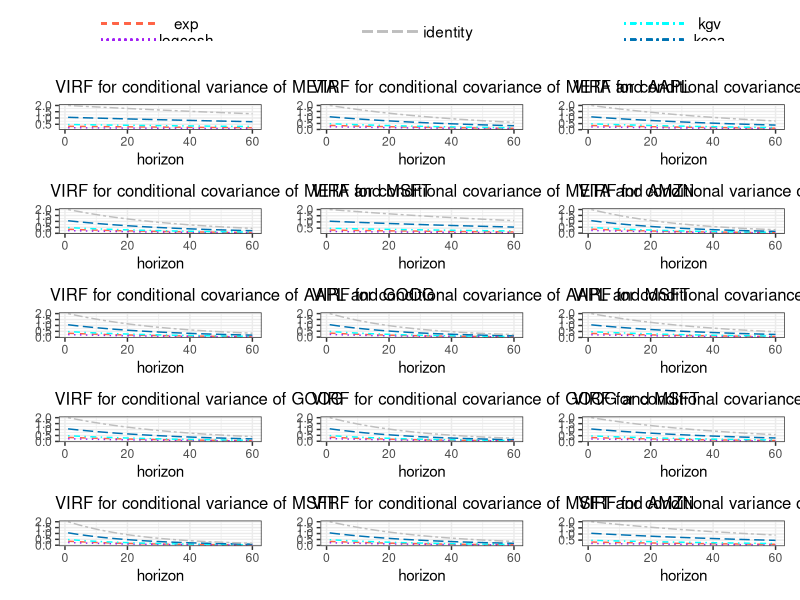
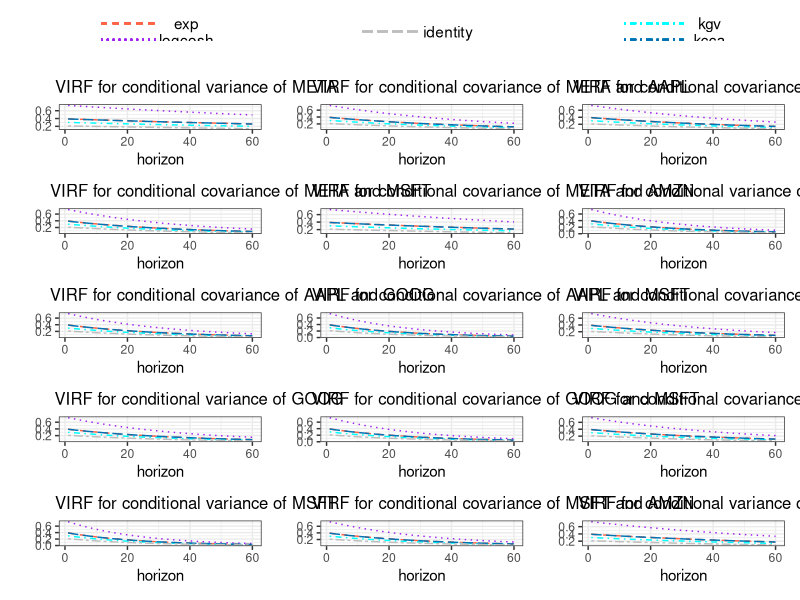
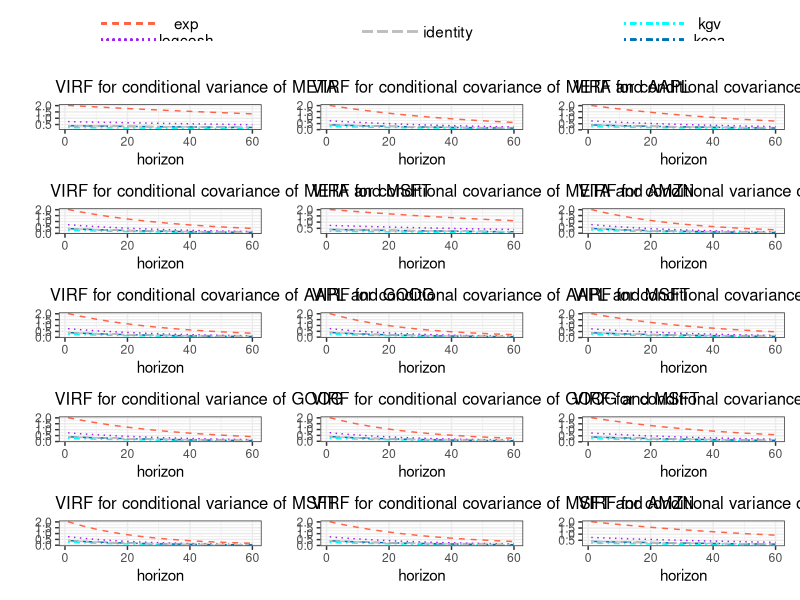
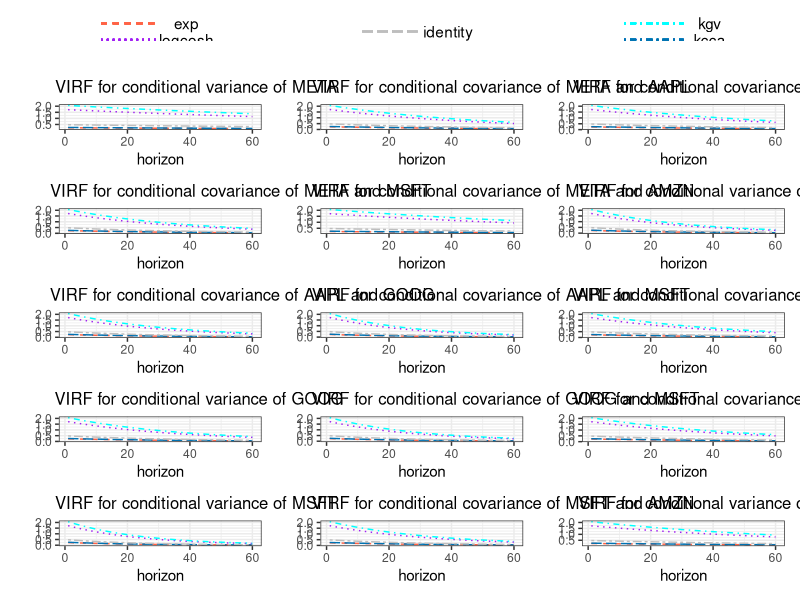
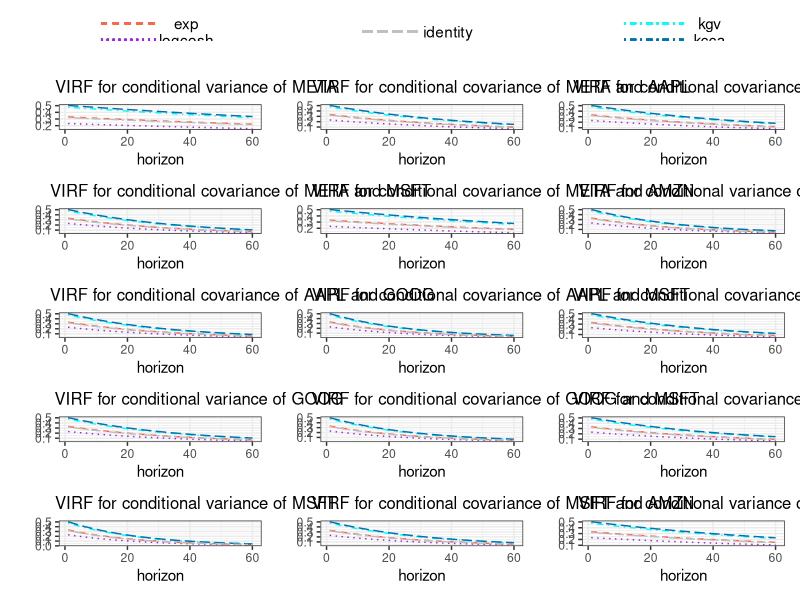

Reproduce these figures in R, in order.
## ---- chunk 1
knitr::opts_chunk$set(echo = FALSE, cache = FALSE, comment = "", include = TRUE, warning = FALSE, message = FALSE, fig.align="center")

#setwd("E:/DOCUMENTS/CIVILE/BELGIQUE/MASTER_UCL/LSBA_2021/DATS2M/DATA_SCIENCE/BLOC_2_Bis/LDATS2840_MEMOIRE_DATA_SCIENCE/PROGRAMMING/R_thesis")

require(knitr)
require(ggplot2)
require(patchwork)
## ---- chunk 2

mydata_virf <- read.csv("mydata_virf.csv", row.names = 1)

thedata <- read.csv("thedata.csv", row.names = 1)

thedataAAPL <- read.csv("thedataAAPL.csv", row.names = 1)

thedataAMZN <- read.csv("thedataAMZN.csv", row.names = 1)

thedataGOOG <- read.csv("thedataGOOG.csv", row.names = 1)

thedataMSFT <- read.csv("thedataMSFT.csv", row.names = 1)


mycolnames <- c("VIRF for conditional variance of META", 
                "VIRF for conditional covariance of META and AAPL",
                "VIRF for conditional covariance of META and GOOG",
                "VIRF for conditional covariance of META and MSFT",
                "VIRF for conditional covariance of META and AMZN",
                "VIRF for conditional variance of AAPL",
                "VIRF for conditional covariance of AAPL and GOOG",
                "VIRF for conditional covariance of AAPL and MSFT",
                "VIRF for conditional covariance of AAPL and AMZN",
                "VIRF for conditional variance of GOOG", 
                "VIRF for conditional covariance of GOOG and MSFT",
                "VIRF for conditional covariance of GOOG and AMZN",
                "VIRF for conditional variance of MSFT",
                "VIRF for conditional covariance of MSFT and AMZN",
                "VIRF for conditional variance of AMZN" )
the_names <- colnames(mydata_virf)


myfunction_virf <- function(data = thedata, 
                            y_name = "META", 
                            titre = "VIRF for conditional variance of META" ){
  
  y <- c(paste0(y_name, "_exp"), paste0(y_name, "_logcosh"), 
         paste0(y_name, "_kgv"), paste0(y_name, "_kcca"), 
         paste0(y_name, "_identity"))
  
  l1 <- ggplot(data, aes(x = .data[["horizon"]]))+
    geom_line(aes(y = .data[[y[1]]]), colour = "tomato", linetype = 2)+
    geom_line(aes(y = .data[[y[2]]]), colour = "purple", linetype = 3)+
    geom_line(aes(y = .data[[y[3]]]), colour = "cyan", linetype = 4)+
    geom_line(aes(y = .data[[y[4]]]), colour = "#0072B2", linetype = 5)+
    geom_line(aes(y = .data[[y[5]]]), colour = "grey", linetype = 6)+
    labs(title = titre,  y = "", x = "horizon")+
    theme_bw()+
    theme(plot.title = element_text(size = 12, hjust = 0.05))


  l1
  
}

l1 <- myfunction_virf(y=the_names[1], titre = mycolnames[1])

l2 <- myfunction_virf(y=the_names[2], titre = mycolnames[2])

l3 <- myfunction_virf(y=the_names[3], titre = mycolnames[3])

l4 <- myfunction_virf(y=the_names[4], titre = mycolnames[4])

l5 <- myfunction_virf(y=the_names[5], titre = mycolnames[5])

l6 <- myfunction_virf(y=the_names[6], titre = mycolnames[6])

l7 <- myfunction_virf(y=the_names[7], titre = mycolnames[7])

l8 <- myfunction_virf(y=the_names[8], titre = mycolnames[8])

l9 <- myfunction_virf(y=the_names[9], titre = mycolnames[9])

l10 <- myfunction_virf(y=the_names[10], titre = mycolnames[10])

l11 <- myfunction_virf(y=the_names[11], titre = mycolnames[11])

l12 <- myfunction_virf(y=the_names[12], titre = mycolnames[12])

l13 <- myfunction_virf(y=the_names[13], titre = mycolnames[13])

l14 <- myfunction_virf(y=the_names[14], titre = mycolnames[14])

l15 <- myfunction_virf(y=the_names[15], titre = mycolnames[15])

m1 <- ggplot(thedata, aes(x = "horizon"))+
    geom_segment(x = 0.25, xend = 0.7, y =0.07 , yend =0.07, colour = "tomato", linetype = 2)+
  annotate("text", label = "exp", x = 0.9, y = 0.07)+
    geom_segment(x = 0.25, xend = 0.7, y =0.00 , yend =0, colour = "purple", linetype = 3)+
  annotate("text", label = "logcosh", x = 0.9, y = 0.0)+      
      theme_minimal()+
 xlim(c(0,1.4))+
  ylim(c(0, 0.1))+
  labs(x = "", y = "")+
  theme(axis.text = element_blank(),
        panel.border = element_blank(),
        axis.ticks = element_blank(),
        panel.grid.major.y = element_blank(),
        panel.grid.minor.y = element_blank(),
        panel.grid.major.x = element_blank(),
        panel.grid.minor.x = element_blank())


le <- ggplot(thedata, aes(x = "horizon"))+
    
  theme_minimal()+
    
      geom_segment(x = 0.25, xend = 0.7, y =0.035 , yend =0.035, colour = "grey", linetype = 5)+
  annotate("text", label = "identity", x = 0.9, y = 0.035)+
 xlim(c(0,1.4))+
  ylim(c(0, 0.1))+
  labs(x = "", y = "")+
  theme(axis.text = element_blank(),
        panel.border = element_blank(),
        axis.ticks = element_blank(),
        panel.grid.major.y = element_blank(),
        panel.grid.minor.y = element_blank(),
        panel.grid.major.x = element_blank(),
        panel.grid.minor.x = element_blank())


m2 <- ggplot(thedata, aes(x = "horizon"))+
    
  geom_segment(x = 0.25, xend = 0.7, y =0.07 , yend =0.07, colour = "cyan", linetype = 4)+
  annotate("text", label = "kgv", x = 0.9, y = 0.07)+
  theme_minimal()+
    geom_segment(x = 0.25, xend = 0.7, y =0.00 , yend =0, colour = "#0072B2", linetype = 4)+
  annotate("text", label = "kcca", x = 0.9, y = 0.0)+
 xlim(c(0,1.4))+
  ylim(c(0, 0.1))+
  labs(x = "", y = "")+
  theme(axis.text = element_blank(),
        panel.border = element_blank(),
        axis.ticks = element_blank(),
        panel.grid.major.y = element_blank(),
        panel.grid.minor.y = element_blank(),
        panel.grid.major.x = element_blank(),
        panel.grid.minor.x = element_blank())


 m1 + le + m2 + l1 + l2 + l3 + l4 + l5 + l6 + l7 + l8 + l9 + l10 + l11 + l12 + l13 + l14 + l15 + plot_layout(nrow = 6, ncol = 3) 


## ---- chunk 3


a1 <- myfunction_virf(data = thedataAAPL, y=the_names[1], titre = mycolnames[1])

a2 <- myfunction_virf(data = thedataAAPL, y=the_names[2], titre = mycolnames[2])

a3 <- myfunction_virf(data = thedataAAPL, y=the_names[3], titre = mycolnames[3])

a4 <- myfunction_virf(data = thedataAAPL, y=the_names[4], titre = mycolnames[4])

a5 <- myfunction_virf(data = thedataAAPL, y=the_names[5], titre = mycolnames[5])

a6 <- myfunction_virf(data = thedataAAPL, y=the_names[6], titre = mycolnames[6])

a7 <- myfunction_virf(data = thedataAAPL, y=the_names[7], titre = mycolnames[7])

a8 <- myfunction_virf(data = thedataAAPL, y=the_names[8], titre = mycolnames[8])

a9 <- myfunction_virf(data = thedataAAPL, y=the_names[9], titre = mycolnames[9])

a10 <- myfunction_virf(data = thedataAAPL, y=the_names[10], titre = mycolnames[10])

a11 <- myfunction_virf(data = thedataAAPL, y=the_names[11], titre = mycolnames[11])

a12 <- myfunction_virf(data = thedataAAPL, y=the_names[12], titre = mycolnames[12])

a13 <- myfunction_virf(data = thedataAAPL, y=the_names[13], titre = mycolnames[13])

a14 <- myfunction_virf(data = thedataAAPL, y=the_names[14], titre = mycolnames[14])

a15 <- myfunction_virf(data = thedataAAPL, y=the_names[15], titre = mycolnames[15])


 m1 + le + m2 + a1 + a2 + a3 + a4 + a5 + a6 + a7 + a8 + a9 + a10 + a11 + a12 + a13 + a14 + a15 + plot_layout(nrow = 6, ncol = 3)
## ---- chunk 4


t1 <- myfunction_virf(data = thedataGOOG, y=the_names[1], titre = mycolnames[1])

t2 <- myfunction_virf(data = thedataGOOG, y=the_names[2], titre = mycolnames[2])

t3 <- myfunction_virf(data = thedataGOOG, y=the_names[3], titre = mycolnames[3])

t4 <- myfunction_virf(data = thedataGOOG, y=the_names[4], titre = mycolnames[4])

t5 <- myfunction_virf(data = thedataGOOG, y=the_names[5], titre = mycolnames[5])

t6 <- myfunction_virf(data = thedataGOOG, y=the_names[6], titre = mycolnames[6])

t7 <- myfunction_virf(data = thedataGOOG, y=the_names[7], titre = mycolnames[7])

t8 <- myfunction_virf(data = thedataGOOG, y=the_names[8], titre = mycolnames[8])

t9 <- myfunction_virf(data = thedataGOOG, y=the_names[9], titre = mycolnames[9])

t10 <- myfunction_virf(data = thedataGOOG, y=the_names[10], titre = mycolnames[10])

t11 <- myfunction_virf(data = thedataGOOG, y=the_names[11], titre = mycolnames[11])

t12 <- myfunction_virf(data = thedataGOOG, y=the_names[12], titre = mycolnames[12])

t13 <- myfunction_virf(data = thedataGOOG, y=the_names[13], titre = mycolnames[13])

t14 <- myfunction_virf(data = thedataGOOG, y=the_names[14], titre = mycolnames[14])

t15 <- myfunction_virf(data = thedataGOOG, y=the_names[15], titre = mycolnames[15])

 m1 + le + m2 + t1 + t2 + t3 + t4 + t5 + t6 + t7 + t8 + t9 + t10 + t11 + t12 + t13 + t14 + t15 + plot_layout(nrow = 6, ncol = 3) 

## ---- chunk 5

z1 <- myfunction_virf(data = thedataAMZN, y=the_names[1], titre = mycolnames[1])

z2 <- myfunction_virf(data = thedataAMZN, y=the_names[2], titre = mycolnames[2])

z3 <- myfunction_virf(data = thedataAMZN, y=the_names[3], titre = mycolnames[3])

z4 <- myfunction_virf(data = thedataAMZN, y=the_names[4], titre = mycolnames[4])

z5 <- myfunction_virf(data = thedataAMZN, y=the_names[5], titre = mycolnames[5])

z6 <- myfunction_virf(data = thedataAMZN, y=the_names[6], titre = mycolnames[6])

z7 <- myfunction_virf(data = thedataAMZN, y=the_names[7], titre = mycolnames[7])

z8 <- myfunction_virf(data = thedataAMZN, y=the_names[8], titre = mycolnames[8])

z9 <- myfunction_virf(data = thedataAMZN, y=the_names[9], titre = mycolnames[9])

z10 <- myfunction_virf(data = thedataAMZN, y=the_names[10], titre = mycolnames[10])

z11 <- myfunction_virf(data = thedataAMZN, y=the_names[11], titre = mycolnames[11])

z12 <- myfunction_virf(data = thedataAMZN, y=the_names[12], titre = mycolnames[12])

z13 <- myfunction_virf(data = thedataAMZN, y=the_names[13], titre = mycolnames[13])

z14 <- myfunction_virf(data = thedataAMZN, y=the_names[14], titre = mycolnames[14])

z15 <- myfunction_virf(data = thedataAMZN, y=the_names[15], titre = mycolnames[15])


 m1 + le + m2 + z1 + z2 + z3 + z4 + z5 + z6 + z7 + z8 + z9 + z10 + z11 + z12 + z13 + z14 + z15 + plot_layout(nrow = 6, ncol = 3) 


## ---- chunk 6

v1 <- myfunction_virf(data = thedataMSFT, y=the_names[1], titre = mycolnames[1])

v2 <- myfunction_virf(data = thedataMSFT, y=the_names[2], titre = mycolnames[2])

v3 <- myfunction_virf(data = thedataMSFT, y=the_names[3], titre = mycolnames[3])

v4 <- myfunction_virf(data = thedataMSFT, y=the_names[4], titre = mycolnames[4])

v5 <- myfunction_virf(data = thedataMSFT, y=the_names[5], titre = mycolnames[5])

v6 <- myfunction_virf(data = thedataMSFT, y=the_names[6], titre = mycolnames[6])

v7 <- myfunction_virf(data = thedataMSFT, y=the_names[7], titre = mycolnames[7])

v8 <- myfunction_virf(data = thedataMSFT, y=the_names[8], titre = mycolnames[8])

v9 <- myfunction_virf(data = thedataMSFT, y=the_names[9], titre = mycolnames[9])

v10 <- myfunction_virf(data = thedataMSFT, y=the_names[10], titre = mycolnames[10])

v11 <- myfunction_virf(data = thedataMSFT, y=the_names[11], titre = mycolnames[11])

v12 <- myfunction_virf(data = thedataMSFT, y=the_names[12], titre = mycolnames[12])

v13 <- myfunction_virf(data = thedataMSFT, y=the_names[13], titre = mycolnames[13])

v14 <- myfunction_virf(data = thedataMSFT, y=the_names[14], titre = mycolnames[14])

v15 <- myfunction_virf(data = thedataMSFT, y=the_names[15], titre = mycolnames[15])

 m1 + le + m2 + v1 + v2 + v3 + v4 + v5 + v6 + v7 + v8 + v9 + v10 + v11 + v12 + v13 + v14 + v15 + plot_layout(nrow = 6, ncol = 3)

